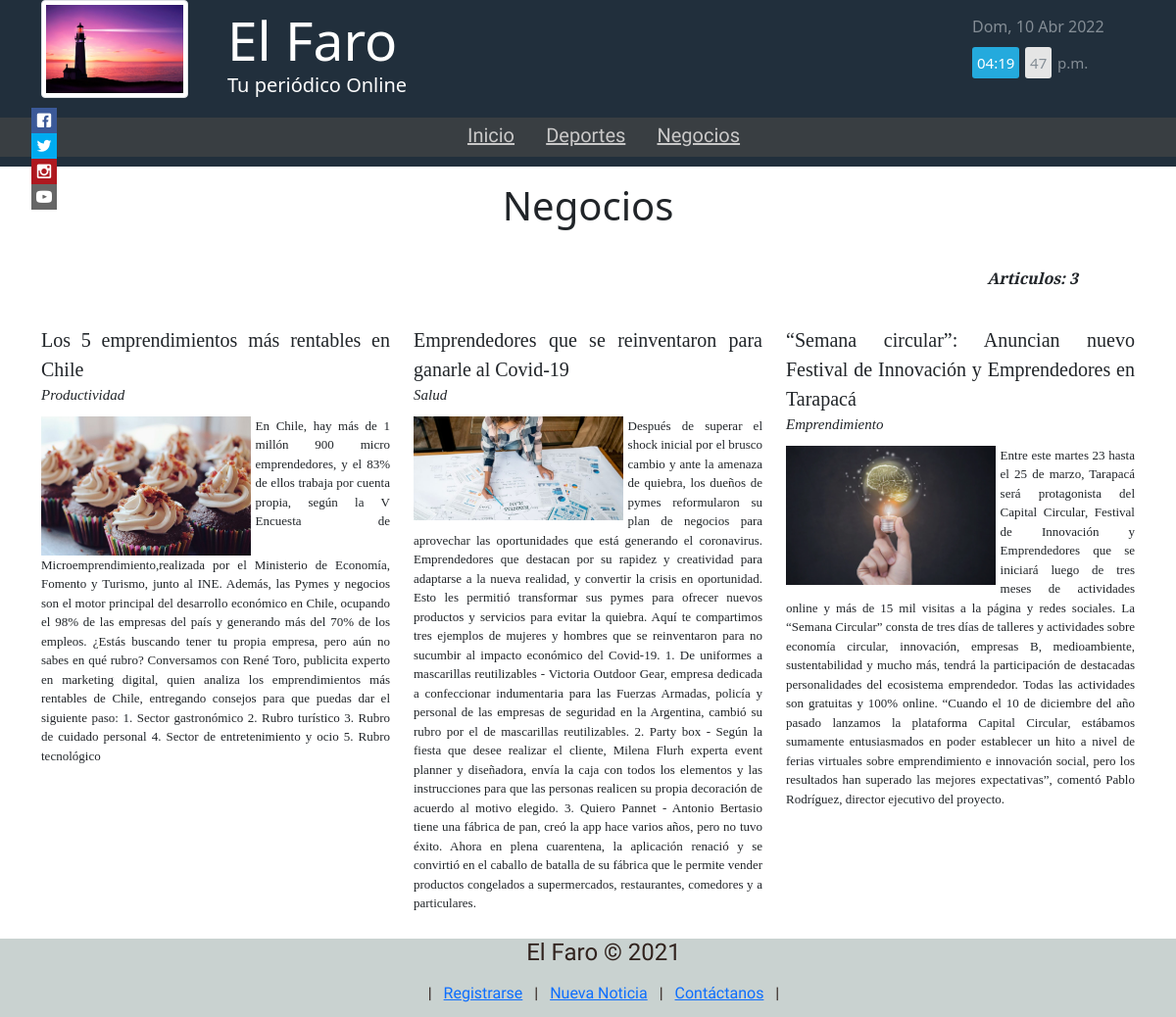
The page /negocios on the database its author committed.
### tables this page shows
CREATE TABLE `noticias` (
  `idNoticia` int(10) NOT NULL,
  `seccion` char(1) DEFAULT NULL,
  `titulo` varchar(1000) NOT NULL,
  `noticia` varchar(5000) NOT NULL,
  `Categoria` varchar(30) DEFAULT NULL,
  `archivoimagen` varchar(100) DEFAULT NULL,
  `archivovideo` varchar(100) DEFAULT NULL,
  `archivoaudio` varchar(100) DEFAULT NULL,
  `TIMESTAMP_REGISTRO` timestamp NOT NULL DEFAULT current_timestamp() ON UPDATE current_timestamp()
);

### libs/view.php (called while the page is built, shortened)
<?php
class View{
    function render($nombre){
        require 'views/' . $nombre . '.php';
    }
}
?>

### controllers/negocios.php (called while the page is built, shortened)
<?php
class Negocios extends Controller{
    function render(){
        $noticias = $this->model->getnegocios();
        $this->view->noticias = $noticias;
        $this->view->render('negocios/index');
    }
}
?>

### index.php (called while the page is built, shortened)
<?php
require_once 'libs/database.php';
require_once 'libs/view.php';
$app = new App();
?>

### models/negociosmodel.php (called while the page is built, shortened)
<?php
class NegociosModel extends Model{
    public function getnegocios(){
        $items = [];
        try{
            $query = $this->db->connect()->query("SELECT SECCION,TITULO,CATEGORIA,NOTICIA,ARCHIVOIMAGEN,ARCHIVOVIDEO,ARCHIVOAUDIO FROM noticias WHERE SECCION=3 ORDER BY TIMESTAMP_REGISTRO DESC");
            while($row = $query->fetch()){
                $item = new Noticia();
                $item->seccion     = $row['SECCION'];
                $item->titulo      = $row['TITULO'];
                $item->categoria   = $row['CATEGORIA'];
                $item->noticia     = $row['NOTICIA'];
                $item->imagen      = $row['ARCHIVOIMAGEN'];
                $item->video       = $row['ARCHIVOVIDEO'];
                $item->audio       = $row['ARCHIVOAUDIO'];
                $item->rutaimagen  = "";
                $item->rutavideo   = "";
                $item->rutaaudio   = "";
                if($row['ARCHIVOIMAGEN']!=""){
                    $rutai = 'src="views/img/' . $item->imagen . '"';
                    $item->rutaimagen  = $rutai;
                }
                array_push($items, $item);
            }
            return $items;
        }catch(PDOException $e){
            return[];
        }
    }
}
?>

### libs/database.php (called while the page is built)
<?php
class Database{
    private $host;
    private $db;
    private $user;
    private $password;
    private $charset;
    public function __construct(){
        $this->host = constant('HOST');
        $this->db = constant('DB');
        $this->user = constant('USER');
        $this->password = constant('PASSWORD');
        $this->charset = constant('CHARSET');
    }
    function connect(){
        try{
            $connection = "mysql:host=" . $this->host . ";dbname=" . $this->db . ";charset=" . $this->charset;
            $options = [
                PDO::ATTR_ERRMODE           => PDO::ERRMODE_EXCEPTION,
                PDO::ATTR_EMULATE_PREPARES  => false,
            ];
            $pdo = new PDO($connection, $this->user, $this->password, $options);
            return $pdo;
        }catch(PDOException $e){
            print_r('Error connection: ' . $e->getMessage());
        }
    }
}
?>

### views/negocios/index.php (the view, shortened to what this page needs)
<!DOCTYPE html>
<html lang="es">
<head>
</head>
<body>
    <?php require 'views/header.php'; ?>
    <div id="main">
        <div class="container text-center">
            <div class="row">
                <div class="col-12">
                    <h1>Negocios</h1>
                </div>
            </div>
        </div>
        <div class="col-11" id="articulo"></div>
        <div class="container">
            <section class="main row" id="new">
                <?php
                    foreach($this->noticias as $row){
                        $noticia = $row;
                ?>
                <article id="padre" class="col-xs-12 col-sm-12 col-md-6 col-lg-4">
                    <div class="titulo-noticia"><?php echo $noticia->titulo; ?></div>
                    <div class="categoria-noticia"><?php echo $noticia->categoria; ?></div>
                    <div class="texto-noticia">
                        <img <?php echo $noticia->rutaimagen ?> class='image'/>
                        <?php echo $noticia->noticia; ?>
                    </div>
                </article>
                <?php } ?>
            </section>
        </div>
    </div>
    <?php require 'views/footer.php'; ?>
</body>
</html>

### public/css/estilos.css (style rules this page uses)
* { margin: 0; padding: 0; box-sizing: border-box; }
.main { margin:0 auto; display: flex; grid-auto-rows: minmax(300px, auto); background-color: #f5f5f5; }
article { width: 30%; background-color: white; font-family: 'Playfair Display'; padding: 10px 20px 10px 20px; box-sizing: border-box; }
img { width: 180px; margin: 0; }
.titulo-noticia { font-style: normal; font-size: 20px; text-align: justify; }
.categoria-noticia { font-style: italic; font-size: 15px; margin-bottom: 10px; }
.texto-noticia { font-style: normal; font-size: 13px; text-align: justify; }
.image { float: left; width: 60%; height: auto; margin-right: 5px; }
body { display: grid; grid-gap: 1em; grid-template-rows: auto 1fr auto; min-height: 100vh; }
#articulo { font-size: 15px; }

### rows shown on the page
noticias: titulo "Los 5 emprendimientos más rentables en Chile", Categoria "Productividad", archivoimagen (picture), noticia "En Chile, hay más de 1 millón 900 micro emprendedores, y el 83% de ellos trabaja por cuenta propia, según la V Encuesta de Microemprendimiento,realizada por el Ministerio de Economía, Fomento y Turismo, junto al INE. Además, las Pymes y negocios son el motor principal del desarrollo económico en Chile, ocupando el 98% de las empresas del país y generando más del 70% de los empleos. ¿Estás buscando tener tu propia empresa, pero aún no sabes en qué rubro? Conversamos con René Toro, publicita experto en marketing digital, quien analiza los emprendimientos más rentables de Chile, entregando consejos para que puedas dar el siguiente paso: 1. Sector gastronómico 2. Rubro turístico 3. Rubro de…"
noticias: titulo "Emprendedores que se reinventaron para ganarle al Covid-19", Categoria "Salud", archivoimagen (picture), noticia "Después de superar el shock inicial por el brusco cambio y ante la amenaza de quiebra, los dueños de pymes reformularon su plan de negocios para aprovechar las oportunidades que está generando el coronavirus. Emprendedores que destacan por su rapidez y creatividad para adaptarse a la nueva realidad, y convertir la crisis en oportunidad. Esto les permitió transformar sus pymes para ofrecer nuevos productos y servicios para evitar la quiebra. Aquí te compartimos tres ejemplos de mujeres y hombres que se reinventaron para no sucumbir al impacto económico del Covid-19. 1. De uniformes a mascarillas reutilizables - Victoria Outdoor Gear, empresa dedicada a confeccionar indumentaria para las…"
noticias: titulo "“Semana circular”: Anuncian nuevo Festival de Innovación y Emprendedores en Tarapacá", Categoria "Emprendimiento", archivoimagen (picture), noticia "Entre este martes 23 hasta el 25 de marzo, Tarapacá será protagonista del Capital Circular, Festival de Innovación y Emprendedores que se iniciará luego de tres meses de actividades online y más de 15 mil visitas a la página y redes sociales. La “Semana Circular” consta de tres días de talleres y actividades sobre economía circular, innovación, empresas B, medioambiente, sustentabilidad y mucho más, tendrá la participación de destacadas personalidades del ecosistema emprendedor. Todas las actividades son gratuitas y 100% online. “Cuando el 10 de diciembre del año pasado lanzamos la plataforma Capital Circular, estábamos sumamente entusiasmados en poder establecer un hito a nivel de ferias…"
